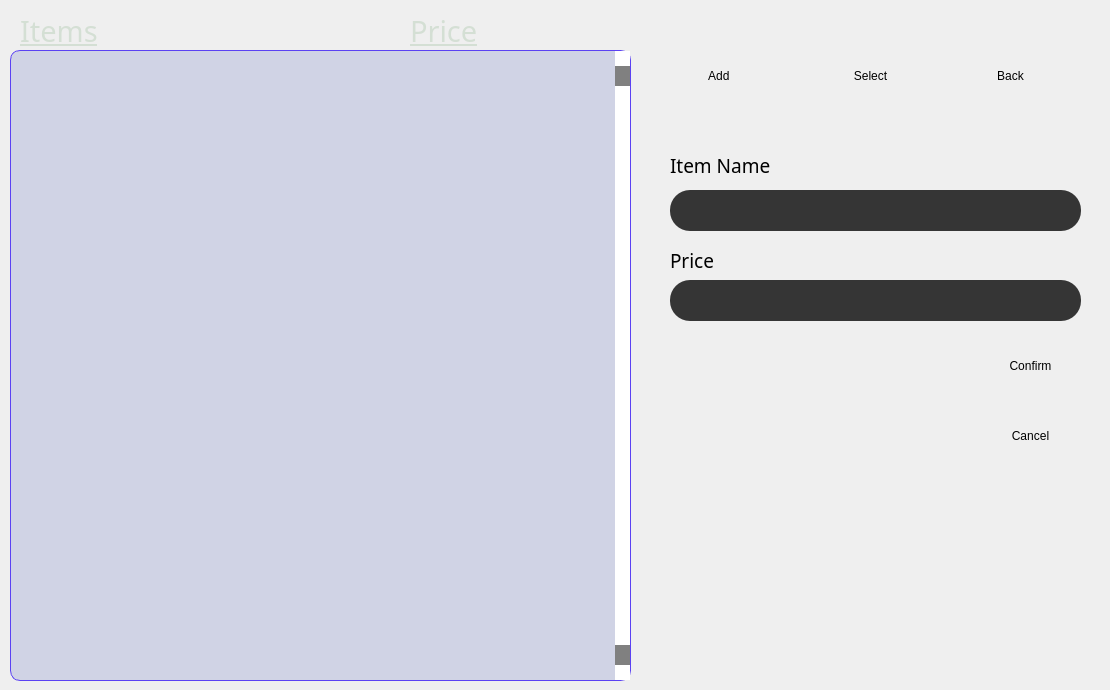
    <widget class="QWidget" name="Menu">
     <widget class="QPushButton" name="ReturnButton">
      <property name="geometry">
       <rect>
        <x>960</x>
        <y>50</y>
        <width>101</width>
        <height>51</height>
       </rect>
      </property>
      <property name="styleSheet">
       <string notr="true">border-radius: 20px;</string>
      </property>
      <property name="text">
       <string>Back</string>
      </property>
     </widget>
     <widget class="QPushButton" name="SelectButton">
      <property name="geometry">
       <rect>
        <x>820</x>
        <y>50</y>
        <width>101</width>
        <height>51</height>
       </rect>
      </property>
      <property name="styleSheet">
       <string notr="true">border-radius: 20px;</string>
      </property>
      <property name="text">
       <string>Select</string>
      </property>
     </widget>
     <widget class="QStackedWidget" name="HiddenWidget">
      <property name="geometry">
       <rect>
        <x>640</x>
        <y>120</y>
        <width>461</width>
        <height>381</height>
       </rect>
      </property>
      <property name="styleSheet">
       <string notr="true">background: transparent;
</string>
      </property>
      <property name="currentIndex">
       <number>0</number>
      </property>
      <widget class="QWidget" name="page">
       <widget class="QFrame" name="AddItems">
        <property name="geometry">
         <rect>
          <x>20</x>
          <y>20</y>
          <width>431</width>
          <height>331</height>
         </rect>
        </property>
        <property name="styleSheet">
         <string notr="true">border-color: rgb(0, 0, 0);
border-radius: 20px;
background: transparent;
</string>
        </property>
        <property name="frameShape">
         <enum>QFrame::Shape::StyledPanel</enum>
        </property>
        <property name="frameShadow">
         <enum>QFrame::Shadow::Raised</enum>
        </property>
        <widget class="QLineEdit" name="ItemName">
         <property name="geometry">
          <rect>
           <x>10</x>
           <y>50</y>
           <width>411</width>
           <height>41</height>
          </rect>
         </property>
         <property name="font">
          <font>
           <family>Serifa BT</family>
           <pointsize>12</pointsize>
          </font>
         </property>
         <property name="styleSheet">
          <string notr="true">border-color: rgb(255, 255, 255);
background-color: rgb(53, 53, 53);
padding:10px;</string>
         </property>
        </widget>
        <widget class="QLabel" name="ItemLabel">
         <property name="geometry">
          <rect>
           <x>10</x>
           <y>10</y>
           <width>131</width>
           <height>31</height>
          </rect>
         </property>
         <property name="font">
          <font>
           <family>Serifa BT</family>
           <pointsize>14</pointsize>
          </font>
         </property>
         <property name="styleSheet">
          <string notr="true">background:transparent;
color:black;</string>
         </property>
         <property name="text">
          <string>Item Name</string>
         </property>
        </widget>
        <widget class="QLabel" name="PriceLabel">
         <property name="geometry">
          <rect>
           <x>10</x>
           <y>110</y>
           <width>61</width>
           <height>21</height>
          </rect>
         </property>
         <property name="font">
          <font>
           <family>Serifa BT</family>
           <pointsize>14</pointsize>
          </font>
         </property>
         <property name="styleSheet">
          <string notr="true">background:transparent;
color:black;</string>
         </property>
         <property name="text">
          <string>Price</string>
         </property>
        </widget>
        <widget class="QPushButton" name="ConfirmButton">
         <property name="geometry">
          <rect>
           <x>320</x>
           <y>200</y>
           <width>101</width>
           <height>51</height>
          </rect>
         </property>
         <property name="cursor">
          <cursorShape>OpenHandCursor</cursorShape>
         </property>
         <property name="styleSheet">
          <string notr="true">border-radius: 20px;</string>
         </property>
         <property name="text">
          <string>Confirm</string>
         </property>
        </widget>
        <widget class="QPushButton" name="CancelAdd">
         <property name="geometry">
          <rect>
           <x>320</x>
           <y>270</y>
           <width>101</width>
           <height>51</height>
          </rect>
         </property>
         <property name="cursor">
          <cursorShape>OpenHandCursor</cursorShape>
         </property>
         <property name="styleSheet">
          <string notr="true">border-radius: 20px;</string>
         </property>
         <property name="text">
          <string>Cancel</string>
         </property>
        </widget>
        <widget class="QLineEdit" name="PriceBox">
         <property name="geometry">
          <rect>
           <x>10</x>
           <y>140</y>
           <width>411</width>
           <height>41</height>
          </rect>
         </property>
         <property name="font">
          <font>
           <family>Serifa BT</family>
           <pointsize>12</pointsize>
          </font>
         </property>
         <property name="styleSheet">
          <string notr="true">border-color: rgb(255, 255, 255);
background-color: rgb(53, 53, 53);
padding:10px;</string>
         </property>
        </widget>
       </widget>
      </widget>
      <widget class="QWidget" name="page_2">
       <widget class="QPushButton" name="DeleteButton">
        <property name="geometry">
         <rect>
          <x>180</x>
          <y>20</y>
          <width>101</width>
          <height>51</height>
         </rect>
        </property>
        <property name="styleSheet">
         <string notr="true">border-radius: 20px;</string>
        </property>
        <property name="text">
         <string>Delete</string>
        </property>
       </widget>
       <widget class="QPushButton" name="CancelSelect">
        <property name="geometry">
         <rect>
          <x>30</x>
          <y>20</y>
          <width>101</width>
          <height>51</height>
         </rect>
        </property>
        <property name="styleSheet">
         <string notr="true">border-radius: 20px;</string>
        </property>
        <property name="text">
         <string>Cancel</string>
        </property>
       </widget>
      </widget>
     </widget>
     <widget class="QPushButton" name="AddButton">
      <property name="geometry">
       <rect>
        <x>670</x>
        <y>50</y>
        <width>101</width>
        <height>51</height>
       </rect>
      </property>
      <property name="styleSheet">
       <string notr="true">border-radius: 20px;</string>
      </property>
      <property name="text">
       <string>Add </string>
      </property>
     </widget>
     <widget class="QLabel" name="ItemLabel_2">
      <property name="geometry">
       <rect>
        <x>20</x>
        <y>10</y>
        <width>121</width>
        <height>41</height>
       </rect>
      </property>
      <property name="font">
       <font>
        <family>Stencil</family>
        <pointsize>22</pointsize>
        <bold>false</bold>
        <underline>true</underline>
       </font>
      </property>
      <property name="styleSheet">
       <string notr="true">background:transparent;
color:rgb(212, 223, 212);</string>
      </property>
      <property name="text">
       <string>Items</string>
      </property>
      <property name="textFormat">
       <enum>Qt::TextFormat::MarkdownText</enum>
      </property>
     </widget>
     <widget class="QLabel" name="PriceLabel_2">
      <property name="geometry">
       <rect>
        <x>410</x>
        <y>10</y>
        <width>121</width>
        <height>41</height>
       </rect>
      </property>
      <property name="font">
       <font>
        <family>Stencil</family>
        <pointsize>22</pointsize>
        <bold>false</bold>
        <underline>true</underline>
       </font>
      </property>
      <property name="styleSheet">
       <string notr="true">background:transparent;
color:rgb(212, 223, 212);</string>
      </property>
      <property name="text">
       <string>Price</string>
      </property>
      <property name="textFormat">
       <enum>Qt::TextFormat::MarkdownText</enum>
      </property>
     </widget>
     <widget class="QTableWidget" name="MenuTable">
      <property name="enabled">
       <bool>true</bool>
      </property>
      <property name="geometry">
       <rect>
        <x>10</x>
        <y>50</y>
        <width>621</width>
        <height>631</height>
       </rect>
      </property>
      <property name="font">
       <font>
        <family>Serifa BT</family>
        <pointsize>-1</pointsize>
       </font>
      </property>
      <property name="styleSheet">
       <string notr="true">QTableWidget {
    gridline-color: transparent;
    font-size: 25px;
    background: #D0D3E5;
    color: #333333;
    border: 1px solid #5B42F3;
    border-radius: 10px;
}

QTableWidget::item {
    padding: 10px;
    margin-left: 10px;
    border-radius: 10px;
    text-align: center;
    background: transparent;
    color: #333333;
}

QTableWidget::item:selected {
    background: transparent;
    color: inherit;
    border: none;
}

QHeaderView::section {
    background: #5B42F3;
    color: #FFFFFF;
    border: none;
}

QTableCornerButton::section {
    background: #5B42F3;
    border: none;
}
QScrollBar::add-line:vertical, QScrollBar::sub-line:vertical {
    background: grey;
    height: 20px; 
}

QScrollBar:vertical {
    background:white;
    width: 15px;

}

QScrollBar::handle:vertical {
    background: transparent;  /* Light purple color for the scrollbar handle */
    border-radius: 10px;
}

</string>
      </property>
      <property name="verticalScrollBarPolicy">
       <enum>Qt::ScrollBarPolicy::ScrollBarAlwaysOn</enum>
      </property>
      <property name="horizontalScrollBarPolicy">
       <enum>Qt::ScrollBarPolicy::ScrollBarAlwaysOff</enum>
      </property>
      <property name="editTriggers">
       <set>QAbstractItemView::EditTrigger::AnyKeyPressed|QAbstractItemView::EditTrigger::EditKeyPressed</set>
      </property>
      <property name="columnCount">
       <number>3</number>
      </property>
      <attribute name="horizontalHeaderVisible">
       <bool>false</bool>
      </attribute>
      <attribute name="verticalHeaderVisible">
       <bool>false</bool>
      </attribute>
      <column/>
      <column/>
      <column/>
     </widget>
    </widget>
